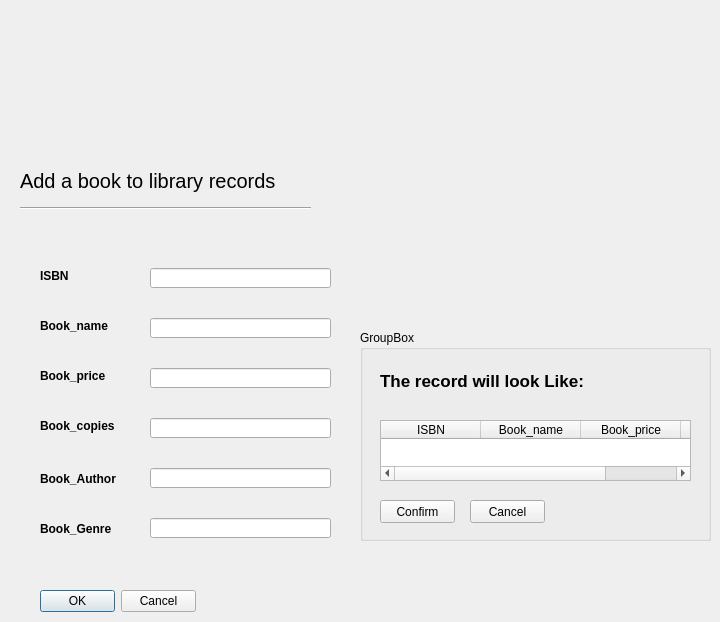
    <widget class="QWidget" name="add_book">
     <widget class="QLabel" name="label_13">
      <property name="geometry">
       <rect>
        <x>20</x>
        <y>30</y>
        <width>681</width>
        <height>101</height>
       </rect>
      </property>
      <property name="text">
       <string/>
      </property>
      <property name="pixmap">
       <pixmap>libraryy.jpg</pixmap>
      </property>
     </widget>
     <widget class="QLabel" name="label_15">
      <property name="geometry">
       <rect>
        <x>20</x>
        <y>160</y>
        <width>281</width>
        <height>41</height>
       </rect>
      </property>
      <property name="font">
       <font>
        <pointsize>15</pointsize>
       </font>
      </property>
      <property name="text">
       <string>Add a book to library records</string>
      </property>
     </widget>
     <widget class="Line" name="line_4">
      <property name="geometry">
       <rect>
        <x>20</x>
        <y>200</y>
        <width>291</width>
        <height>16</height>
       </rect>
      </property>
      <property name="orientation">
       <enum>Qt::Horizontal</enum>
      </property>
     </widget>
     <widget class="QLabel" name="label_16">
      <property name="geometry">
       <rect>
        <x>40</x>
        <y>260</y>
        <width>61</width>
        <height>31</height>
       </rect>
      </property>
      <property name="font">
       <font>
        <weight>75</weight>
        <bold>true</bold>
       </font>
      </property>
      <property name="text">
       <string>ISBN </string>
      </property>
     </widget>
     <widget class="QLineEdit" name="book_isbn">
      <property name="geometry">
       <rect>
        <x>150</x>
        <y>268</y>
        <width>181</width>
        <height>20</height>
       </rect>
      </property>
     </widget>
     <widget class="QLabel" name="label_17">
      <property name="geometry">
       <rect>
        <x>40</x>
        <y>310</y>
        <width>71</width>
        <height>31</height>
       </rect>
      </property>
      <property name="font">
       <font>
        <weight>75</weight>
        <bold>true</bold>
       </font>
      </property>
      <property name="text">
       <string>Book_name</string>
      </property>
     </widget>
     <widget class="QLineEdit" name="book_name">
      <property name="geometry">
       <rect>
        <x>150</x>
        <y>318</y>
        <width>181</width>
        <height>20</height>
       </rect>
      </property>
     </widget>
     <widget class="QLabel" name="label_18">
      <property name="geometry">
       <rect>
        <x>40</x>
        <y>360</y>
        <width>81</width>
        <height>31</height>
       </rect>
      </property>
      <property name="font">
       <font>
        <weight>75</weight>
        <bold>true</bold>
       </font>
      </property>
      <property name="text">
       <string>Book_price</string>
      </property>
     </widget>
     <widget class="QLineEdit" name="book_price">
      <property name="geometry">
       <rect>
        <x>150</x>
        <y>368</y>
        <width>181</width>
        <height>20</height>
       </rect>
      </property>
     </widget>
     <widget class="QLabel" name="label_20">
      <property name="geometry">
       <rect>
        <x>40</x>
        <y>410</y>
        <width>81</width>
        <height>31</height>
       </rect>
      </property>
      <property name="font">
       <font>
        <weight>75</weight>
        <bold>true</bold>
       </font>
      </property>
      <property name="text">
       <string>Book_copies</string>
      </property>
     </widget>
     <widget class="QLineEdit" name="book_copies">
      <property name="geometry">
       <rect>
        <x>150</x>
        <y>418</y>
        <width>181</width>
        <height>20</height>
       </rect>
      </property>
     </widget>
     <widget class="QLabel" name="label_21">
      <property name="geometry">
       <rect>
        <x>40</x>
        <y>458</y>
        <width>91</width>
        <height>41</height>
       </rect>
      </property>
      <property name="font">
       <font>
        <weight>75</weight>
        <bold>true</bold>
       </font>
      </property>
      <property name="text">
       <string>Book_Author</string>
      </property>
     </widget>
     <widget class="QLineEdit" name="book_author">
      <property name="geometry">
       <rect>
        <x>150</x>
        <y>468</y>
        <width>181</width>
        <height>20</height>
       </rect>
      </property>
     </widget>
     <widget class="QLabel" name="label_22">
      <property name="geometry">
       <rect>
        <x>40</x>
        <y>508</y>
        <width>91</width>
        <height>41</height>
       </rect>
      </property>
      <property name="font">
       <font>
        <weight>75</weight>
        <bold>true</bold>
       </font>
      </property>
      <property name="text">
       <string>Book_Genre</string>
      </property>
     </widget>
     <widget class="QLineEdit" name="book_genre">
      <property name="geometry">
       <rect>
        <x>150</x>
        <y>518</y>
        <width>181</width>
        <height>20</height>
       </rect>
      </property>
      <property name="text">
       <string/>
      </property>
     </widget>
     <widget class="QDialogButtonBox" name="buttonBox">
      <property name="geometry">
       <rect>
        <x>40</x>
        <y>590</y>
        <width>156</width>
        <height>23</height>
       </rect>
      </property>
      <property name="standardButtons">
       <set>QDialogButtonBox::Cancel|QDialogButtonBox::Ok</set>
      </property>
     </widget>
     <widget class="QGroupBox" name="groupBox_4">
      <property name="geometry">
       <rect>
        <x>360</x>
        <y>330</y>
        <width>351</width>
        <height>211</height>
       </rect>
      </property>
      <property name="title">
       <string>GroupBox</string>
      </property>
      <widget class="QTableWidget" name="tableWidget_2">
       <property name="geometry">
        <rect>
         <x>20</x>
         <y>90</y>
         <width>311</width>
         <height>61</height>
        </rect>
       </property>
       <column>
        <property name="text">
         <string>ISBN</string>
        </property>
       </column>
       <column>
        <property name="text">
         <string>Book_name</string>
        </property>
       </column>
       <column>
        <property name="text">
         <string>Book_price</string>
        </property>
       </column>
       <column>
        <property name="text">
         <string>Book_copies</string>
        </property>
       </column>
      </widget>
      <widget class="QLabel" name="label_19">
       <property name="geometry">
        <rect>
         <x>20</x>
         <y>30</y>
         <width>261</width>
         <height>41</height>
        </rect>
       </property>
       <property name="font">
        <font>
         <pointsize>13</pointsize>
         <weight>75</weight>
         <bold>true</bold>
        </font>
       </property>
       <property name="text">
        <string>The record will look Like:</string>
       </property>
      </widget>
      <widget class="QPushButton" name="pushButton_2">
       <property name="geometry">
        <rect>
         <x>20</x>
         <y>170</y>
         <width>75</width>
         <height>23</height>
        </rect>
       </property>
       <property name="text">
        <string>Confirm</string>
       </property>
      </widget>
      <widget class="QPushButton" name="pushButton_3">
       <property name="geometry">
        <rect>
         <x>110</x>
         <y>170</y>
         <width>75</width>
         <height>23</height>
        </rect>
       </property>
       <property name="text">
        <string>Cancel</string>
       </property>
      </widget>
     </widget>
    </widget>
